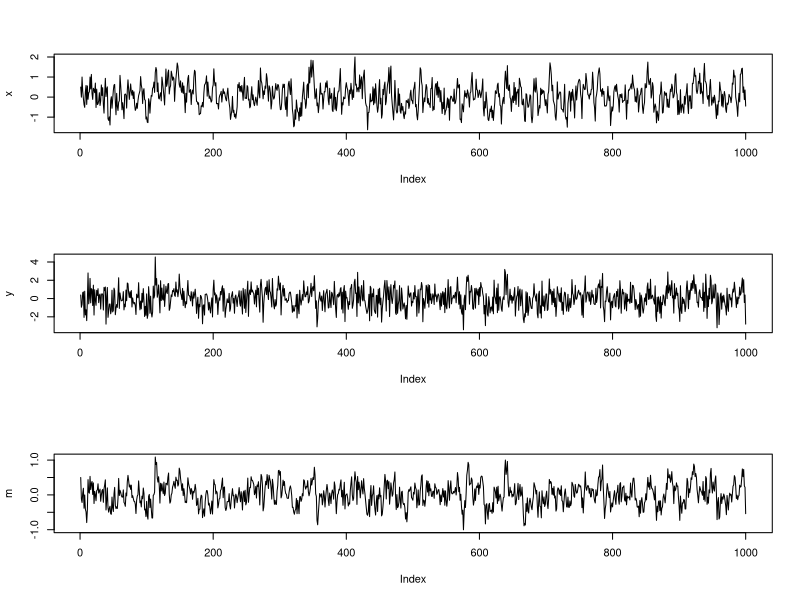

Here is the R script that generated this plot:
# Basic4 No.1
# Kalman filter

# settings (number of data)
N<-1000

# settings (dimensions)
x<-dim(N)
y<-dim(N)
#--------
a<-dim(N)
R<-dim(N)
f<-dim(N)
Q<-dim(N)
K<-dim(N)
#--------
m<-dim(N)
C<-dim(N)

# settings (parameters for simulation data)
G<-0.6
#--------
Sig<-0.5
Sig2<-Sig^2
#--------
F<-0.8
#--------
Del<-1.0
Del2<-Del^2

# generate random data
x[1]<-0.5
y[1]<-G*x[1]+rnorm(1,0,Del)
#--------
for(i in 2:N){
  x[i]<-G*x[i-1]+rnorm(1,0,Sig)
  y[i]<-F*x[i]+rnorm(1,0,Del)
}

# plot
windows()
par(mfcol=c(3,1))
plot(x,type="l")
plot(y,type="l")

#-----Filtering-----

# settings (initial data)
m[1]<-0.5
C[1]<-1.0
#------
a[1]<-0
R[1]<-0
f[1]<-0
Q[1]<-0
K[1]<-0

# generate simulation data
for(i in 2:N){
  a[i]<-G*m[i-1]
  R[i]<-G*C[i-1]*G+Sig2
  #
  f[i]<-F*a[i]
  Q[i]<-F*R[i]*F+Del2
  #
  K[i]<-R[i]*F/Q[i]
  #
  m[i]<-a[i]+K[i]*(y[i]-f[i])
  C[i]<-(1-K[i]*F)*R[i]
}

# plot
plot(m,type="l")

# setting (dimension)
theta<-dim(2)

# Kalman filter
llg<-function(theta){
  F<-theta[1]
  G<-theta[2] 
  Del2<-1.0
  Sig2<-0.25
  #
  ll1<-0
  ll2<-0
  #
  for(i in 2:N){
    a[i]<-G*m[i-1]
    R[i]<-G*C[i-1]*G+Sig2
    #
    f[i]<-F*a[i]
    Q[i]<-F*R[i]*F+Del2
    #
    K[i]<-R[i]*F/Q[i]
    #
    m[i]<-a[i]+K[i]*(y[i]-f[i])
    C[i]<-(1-K[i]*F)*R[i]
    #
    ll1<-(-1/2)*log(abs(Q[i]))+ll1
    ll2<-(-1/2)*(y[i]-f[i])^2/Q[i]+ll2     
  }
  ll<-ll2+ll1
  return(ll)
}

# initial value
theta[1]<-0.1
theta[2]<-0.1

# value obtained by substituting the initial value into the Kalman filter
llg(theta)

# Kalman filter by L-BFGS-B method
res<-optim(theta,llg,method="L-BFGS-B",hessian=TRUE,lower=c(-1,-1),upper=c(1,1),control=list(fnscale=-1))
#fnscale=-1 : get max value
print( summary(res) )
